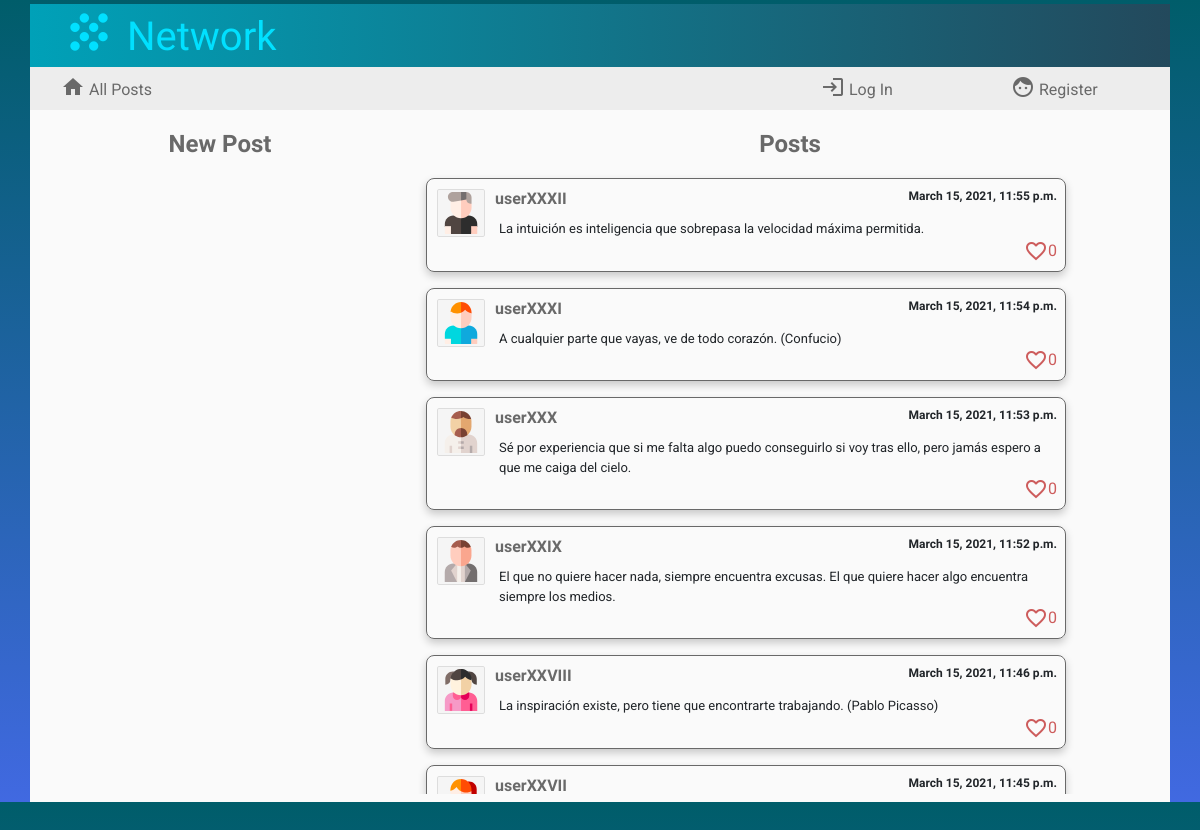
The app's page /, older data.
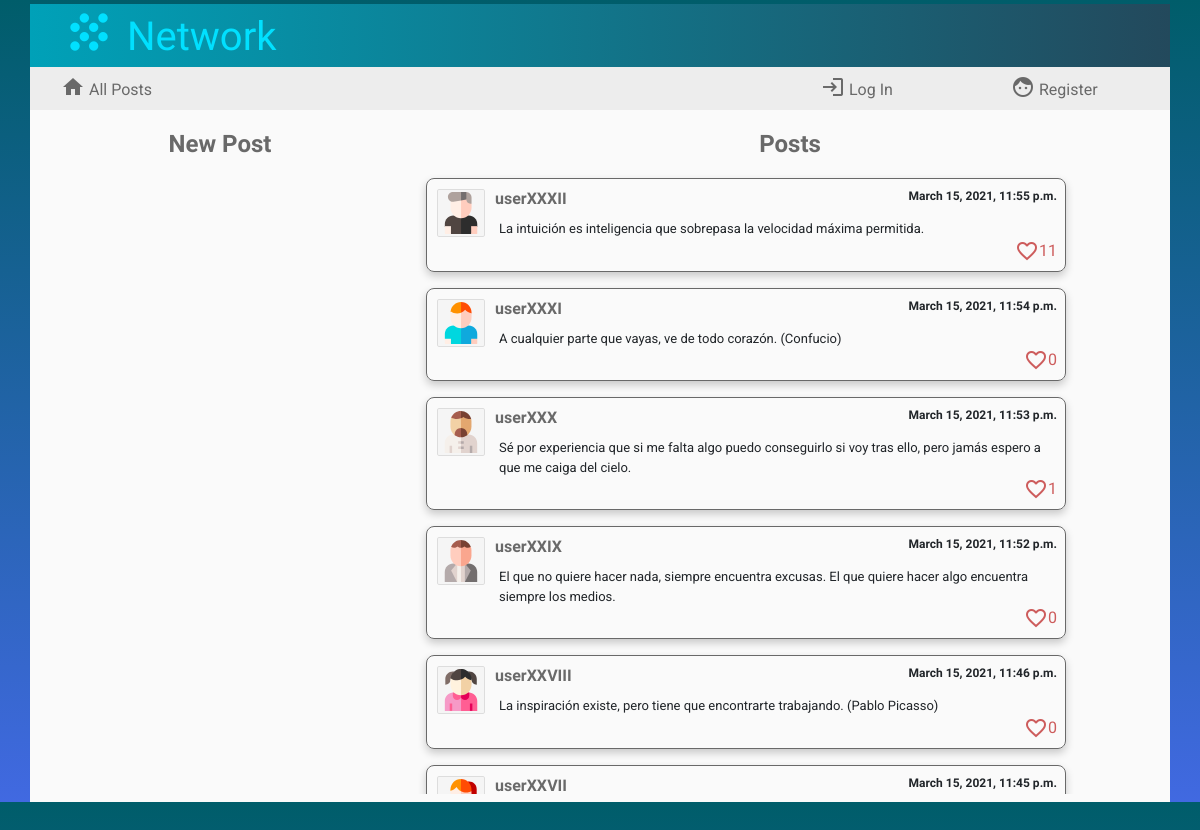
The same page, newer data.
### network/models.py (models this page shows, shortened)
class Posts(models.Model): # publicación
    usuario = models.ForeignKey(User, on_delete=models.CASCADE, blank=False)
    avatar = models.CharField(max_length=12, blank=False)
    contents = models.TextField(max_length=640, blank=False)
    post_date = models.DateTimeField(blank=False, auto_now_add=True)
    cantidad_megusta = models.IntegerField(default=0)
    megusta = models.ManyToManyField(User, blank=True, related_name="likesto")

class User(AbstractUser):
    pass

### network/views.py (the view)
# urls.py: path("", views.index, name="index"),
def index(request):
    lista_posts = Posts.objects.all().order_by('-post_date')
    paginator = Paginator(lista_posts, 10)
    page_number = request.GET.get('page')
    page_obj = paginator.get_page(page_number)
    if request.user.is_authenticated:
        perfil = Profile.objects.get(usuario=request.user)
        return render(request, "network/index.html",{"perfil": perfil,'page_obj': page_obj})
    else:
        return render(request, "network/index.html",{'page_obj': page_obj})

### network/templates/network/index.html (shortened to what this page needs)
{% extends "network/layout.html" %}
{% load static %}
{% block body %}
<div class="container cuerpo">
    <div class="row">
        <div class="col-4">
           <div class="titleNewPost">New Post</div>
        </div>
        <div class="col-8">
            <div class="titleNewPost">Posts</div>
        </div>
    </div>
    <div class="row" id="principal">
        <div class="col-4">
            {% if user.is_authenticated %}
            <div id="formulario">
            <form id="compose-form">
                <textarea id="compose-post"></textarea>
                <input type="submit" class="btn btn-primary botonenviar" value="Send"/>
            </form>
            <div id="successfully">posted successfully
                <span class="material-icons">
                    sentiment_satisfied_alt
                    </span>
            </div>
            </div>
            {% else %}
            <div id="formulario">
            </div>
            {% endif %}
        </div>
        <div class="col-8" id="posts">
            {% for post in page_obj %}
            <div class="post">
                <div class="postdetails"> <a href="{% url 'profile' post.usuario %}"> <img src="/static/network/avatars/{{post.avatar}}" class="postavatar"> <text class="postname">{{post.usuario}}</text> </a> <text class="postdate">{{post.post_date}}</text></div>
                <div class="postcontents">{{post.contents}}</div>
                {% if user.is_authenticated %}
                <div class="postlikes">
                <i class="material-icons iconlikes identity" data-identity='{{post.id}}' style="cursor: pointer" id='icon{{post.id}}'>
                    {% if user in post.megusta.all %}
                        favorite
                    {% else %}
                        favorite_border
                    {% endif %}
                </i>
                <text class="numberlikes" id='text{{post.id}}'>&nbsp;{{post.cantidad_megusta}}</text></div>
                {% else %}
                <div class="postlikes"><i class="material-icons iconlikes">favorite_border</i><text class="numberlikes">{{post.cantidad_megusta}}</text></div>
                {% endif %}
            </div>
            {% endfor %}
        </div>
    </div>
</div>
{% endblock %}

### network/templates/network/layout.html (shortened to what this page needs)
{% load static %}
<!DOCTYPE html>
<html lang="es">
    <head>
        <link rel="stylesheet" href="https://stackpath.bootstrapcdn.com/bootstrap/4.4.1/css/bootstrap.min.css">
        <link href="{% static 'network/styles.css' %}" rel="stylesheet">
    </head>
    <body>
        <div class="container">
            <div class="row cabecera">
                <div class="col-4">
                    <div>
                        <a href="/" id="title"> <i class="material-icons" id="icontitle">grain</i>&nbsp;Network</a>
                    </div>
                </div>
                {% if user.is_authenticated %}
                <div class="col-5">
                </div>
                <div class="col-2">
                    <a class="nav-link" href="{% url 'profile' user.username %}" ><text id="username">{{ user.username }}</text></a>
                </div>
                <div class="col-1">
                    <a href="{% url 'profile' user.username %}" ><img src="/static/network/avatars/{{perfil.avatar}}" id="avatar"> </a>
                </div>
                {% else %}
                <div class="col-8">
                </div>
                {% endif %}
            </div>
            <div class="row menu">
                <div class="col-2">
                    <a class="nav-link" href="{% url 'index' %}"> <i class="material-icons icono" title="all post">home</i> All Posts</a>
                </div>
                {% if user.is_authenticated %}
                <div class="col-2">
                    <a class="nav-link" href="#"> <i class="material-icons icono" title="following">people</i> Following</a>
                </div>
                <div class="col-6">
                </div>
                <div class="col-2">
                    <a class="nav-link" href="{% url 'logout' %}"> <i class="material-icons icono" title="all post">logout</i> Log Out</a>
                </div>
                {% else %}
                <div class="col-6">
                </div>
                <div class="col-2">
                    <a class="nav-link" href="{% url 'login' %}"><i class="material-icons icono" title="login">login</i> Log In</a>
                </div>
                <div class="col-2">
                    <a class="nav-link" href="{% url 'register' %}"><i class="material-icons icono" title="register">face</i> Register</a>
                </div>
                {% endif %}
            </div>
        </div>
        <div class="body">
            {% block body %}
            {% endblock %}
        </div>
    </body>
</html>

### network/static/network/styles.css (style rules this page uses)
body { background: linear-gradient(to top, RoyalBlue, #005D6A); overflow-y: hidden; padding-top: 4px; }
a { font-family: 'Roboto', sans-serif; color: dimgrey; }
.cabecera { background: linear-gradient(to right,#00a1b8 0%,#23495c 100%); }
.menu { background: #ededed; }
.cuerpo { background: #fafafa; padding-bottom: 8px; }
.icono { vertical-align:text-bottom; }
#title { font-family: 'Fascinate', cursive; font-size: 40px; color: #01E0FF; margin-left: 16px; }
#icontitle { vertical-align:text-bottom; font-size: 56px; color: #01E0FF; }
.titleNewPost { font-family: 'Jura', sans-serif; font-size: 24px; font-weight:700; color: dimgrey; text-align: center; vertical-align: text-bottom; padding-top: 16px; }
#formulario, #posts { padding-top: 16px; padding-left: 16px; }
#posts { overflow-y:scroll; }
.post { height: auto; min-width: 640px; max-width: 640px; border: 1px solid dimgrey; border-radius: 8px; padding: 8px; margin: 0 auto 16px; font-family: 'Roboto', sans-serif; font-size:small; box-shadow: 0px 4px 8px rgba(0, 0, 0, 0.2); display:inline-block; }
.postavatar { border: 1px solid #ddd; padding: 2px; margin: 2px; border-radius: 4%; max-width: 48px; height: auto; background-color: whitesmoke; float:left; }
.postname { font-family: 'Jura', sans-serif; font-size: 16px; font-weight: bolder; padding-left: 8px; }
.postdate { float:right; }
.postdetails { font-family: 'Jura', sans-serif; font-size: 12px; font-weight:700; }
.postcontents { display: -ms-inline-flexbox; margin-left: 64px; margin-top: 8px; }
.postlikes { display:inline-flex; float:right; vertical-align:text-bottom; }
.iconlikes { color: indianred; }
.numberlikes { color: indianred; font-family: 'Roboto', sans-serif; font-size:medium; }

Row changes from the older to the newer data that the page shows:
changed Posts "La intuición es inteligencia que sobrepasa la velocidad máxima permitida.": cantidad_megusta "0" → "11"
changed Posts "March 15, 2021, 11:53 p.m.": cantidad_megusta "0" → "1"
